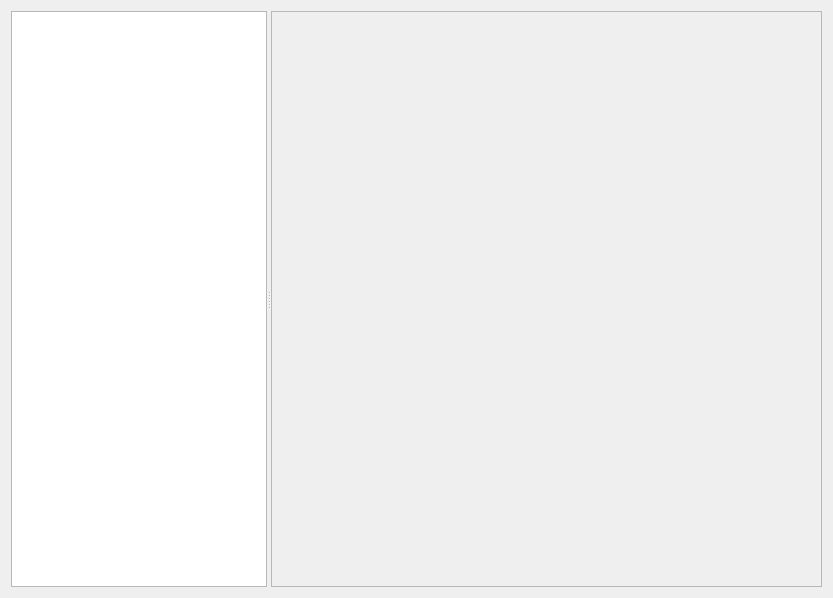
<?xml version="1.0" encoding="UTF-8"?>
<ui version="4.0">
 <class>WelcomeWindow</class>
 <widget class="QWidget" name="WelcomeWindow">
  <property name="geometry">
   <rect>
    <x>0</x>
    <y>0</y>
    <width>833</width>
    <height>598</height>
   </rect>
  </property>
  <property name="windowTitle">
   <string>Form</string>
  </property>
  <layout class="QGridLayout" name="gridLayout">
   <item row="0" column="0">
    <widget class="QSplitter" name="splitter">
     <property name="orientation">
      <enum>Qt::Horizontal</enum>
     </property>
     <widget class="QListView" name="listView"/>
     <widget class="QFrame" name="frame">
      <property name="sizePolicy">
       <sizepolicy hsizetype="Preferred" vsizetype="Preferred">
        <horstretch>2</horstretch>
        <verstretch>0</verstretch>
       </sizepolicy>
      </property>
      <property name="frameShape">
       <enum>QFrame::StyledPanel</enum>
      </property>
      <property name="frameShadow">
       <enum>QFrame::Raised</enum>
      </property>
     </widget>
    </widget>
   </item>
  </layout>
 </widget>
 <resources/>
 <connections/>
</ui>
